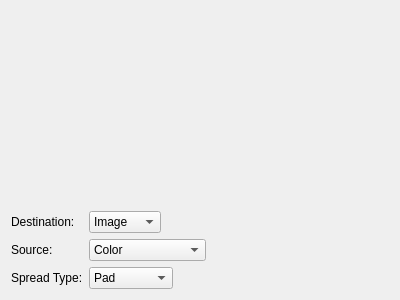
<?xml version="1.0" encoding="UTF-8"?>
<ui version="4.0">
 <class>Form</class>
 <widget class="QWidget" name="Form">
  <property name="geometry">
   <rect>
    <x>0</x>
    <y>0</y>
    <width>400</width>
    <height>300</height>
   </rect>
  </property>
  <property name="windowTitle">
   <string>Form</string>
  </property>
  <layout class="QVBoxLayout" name="verticalLayout">
   <item>
    <widget class="Viewport" name="viewport" native="true">
     <property name="sizePolicy">
      <sizepolicy hsizetype="Expanding" vsizetype="Expanding">
       <horstretch>0</horstretch>
       <verstretch>0</verstretch>
      </sizepolicy>
     </property>
    </widget>
   </item>
   <item>
    <layout class="QFormLayout" name="formLayout">
     <property name="fieldGrowthPolicy">
      <enum>QFormLayout::FieldsStayAtSizeHint</enum>
     </property>
     <item row="0" column="0">
      <widget class="QLabel" name="label">
       <property name="text">
        <string>Destination:</string>
       </property>
      </widget>
     </item>
     <item row="0" column="1">
      <widget class="QComboBox" name="comboBoxDestination">
       <item>
        <property name="text">
         <string>Image</string>
        </property>
       </item>
       <item>
        <property name="text">
         <string>Surface</string>
        </property>
       </item>
      </widget>
     </item>
     <item row="1" column="0">
      <widget class="QLabel" name="label_2">
       <property name="text">
        <string>Source:</string>
       </property>
      </widget>
     </item>
     <item row="1" column="1">
      <widget class="QComboBox" name="comboBoxSource">
       <item>
        <property name="text">
         <string>Color</string>
        </property>
       </item>
       <item>
        <property name="text">
         <string>Linear Gradient</string>
        </property>
       </item>
       <item>
        <property name="text">
         <string>Radial Gradient</string>
        </property>
       </item>
       <item>
        <property name="text">
         <string>Image</string>
        </property>
       </item>
       <item>
        <property name="text">
         <string>Surface</string>
        </property>
       </item>
      </widget>
     </item>
     <item row="2" column="0">
      <widget class="QLabel" name="label_3">
       <property name="text">
        <string>Spread Type:</string>
       </property>
      </widget>
     </item>
     <item row="2" column="1">
      <widget class="QComboBox" name="comboBoxSpreadType">
       <item>
        <property name="text">
         <string>Pad</string>
        </property>
       </item>
       <item>
        <property name="text">
         <string>Repeat</string>
        </property>
       </item>
       <item>
        <property name="text">
         <string>Reflective</string>
        </property>
       </item>
      </widget>
     </item>
    </layout>
   </item>
  </layout>
 </widget>
 <customwidgets>
  <customwidget>
   <class>Viewport</class>
   <extends>QWidget</extends>
   <header>viewport.h</header>
   <container>1</container>
  </customwidget>
 </customwidgets>
 <resources/>
 <connections>
  <connection>
   <sender>comboBoxDestination</sender>
   <signal>currentIndexChanged(int)</signal>
   <receiver>Form</receiver>
   <slot>updateDest()</slot>
   <hints>
    <hint type="sourcelabel">
     <x>220</x>
     <y>247</y>
    </hint>
    <hint type="destinationlabel">
     <x>199</x>
     <y>149</y>
    </hint>
   </hints>
  </connection>
  <connection>
   <sender>comboBoxSource</sender>
   <signal>currentIndexChanged(int)</signal>
   <receiver>Form</receiver>
   <slot>updateDest()</slot>
   <hints>
    <hint type="sourcelabel">
     <x>246</x>
     <y>277</y>
    </hint>
    <hint type="destinationlabel">
     <x>199</x>
     <y>149</y>
    </hint>
   </hints>
  </connection>
  <connection>
   <sender>comboBoxSpreadType</sender>
   <signal>currentIndexChanged(int)</signal>
   <receiver>Form</receiver>
   <slot>updateDest()</slot>
   <hints>
    <hint type="sourcelabel">
     <x>228</x>
     <y>277</y>
    </hint>
    <hint type="destinationlabel">
     <x>199</x>
     <y>149</y>
    </hint>
   </hints>
  </connection>
 </connections>
 <slots>
  <slot>updateDest()</slot>
 </slots>
</ui>
